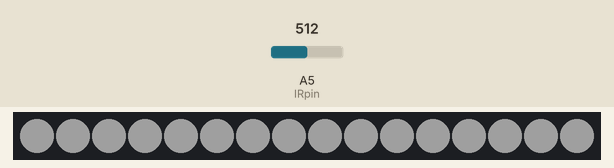
Recording of a sketch running on a simulated Arduino Mega 2560, built with avr-gcc and run on an emulated ATmega2560. Parts: 16 RGB LEDs in strip order, left to right. The inputs (shaded band) are chosen by the test bench; at power-on: A5 (IRpin) = 512. Dim RGB values are drawn brighter than linear; what the sketch prints to the serial monitor is not drawn.

Above: at 0.1 s.
At 1.14 s:
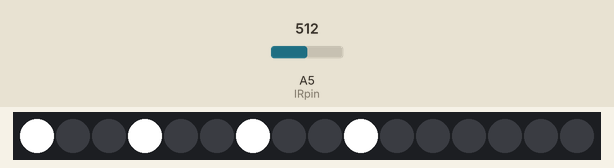

The sketch:

NoteObjectsMidiClassTLC5940Workingv2.ino
```cpp
#include "Tlc5940.h"
//channel (0-15), value (0-4095))
class Note{
  public:

    friend void validateTest();
    Note(char noteInput);
    Note(char noteInput, int MIDIvelocity);
    Note(char noteInput, int MIDIvelocity, int octave);
    Note(char noteInput, char sharpFlat, int MIDIvelocity, int octave);
    void validateInput();
    void augmentNote();
    void noteOff();
    void noteOn();
    void executeNoteState();
    void changeNoteOctave(int);
    //checks the array slots to see if ID is already taken, if not fill in a 1 to indicate slot is taken for the moment
    static int IDSlotAssignment[16];
    //array full of Note on array Ids
    static const int arrayOnIds[16];
    static const int arrayOffIds[16];

  private:
    int noteState;
    int setOctave;
    int savedOctave;
    int applyOctave;
    int augmentVal;
    char noteInput;
    char sharpFlat;
    int MIDIvelocity;
    int memberIDOn;
    int memberIDOff;
    int temporaryIDSlotIndex;
};


Note::Note(char noteInput):noteState(0),noteInput(noteInput),sharpFlat(0),MIDIvelocity(100){
  //no octave is applied
  applyOctave = 0;
  //sharp or flat is set to null value
  augmentVal = 0;
  validateInput();
}

Note::Note(char noteInput, int MIDIvelocity):noteState(0),noteInput(noteInput),sharpFlat(0),MIDIvelocity(MIDIvelocity){
  applyOctave = 0;
  augmentVal = 0;
  validateInput();
}

Note::Note(char noteInput, int MIDIvelocity, int octave):noteState(0),noteInput(noteInput),sharpFlat(sharpFlat),setOctave(octave), MIDIvelocity(MIDIvelocity){
  applyOctave = 0;
  augmentVal = 0;
  validateInput();
}

Note::Note(char noteInput, char sharpFlat,int MIDIvelocity, int octave):noteState(0),noteInput(noteInput),sharpFlat(sharpFlat),setOctave(octave),MIDIvelocity(MIDIvelocity){
  applyOctave = 0;
  augmentVal = 0;
  augmentNote();
  validateInput();
}


void Note::changeNoteOctave(int octave){
  noteInput = savedOctave+(octave*12);
}

int Note::IDSlotAssignment[16] = {0,0,0,0,0,0,0,0,0,0,0,0,0,0,0,0};

//note on IDs
const int Note::arrayOnIds[16] = {144,145,146,147,148,149,150,151,152,153,154,155,156,157,158,159};
//corresponding note off IDs
const int Note::arrayOffIds[16] =  {128,129,130,131,132,133,134,135,136,137,138,139,140,141,142,143};

//poly id
void Note::noteOn(){
  if(noteState >= 128 && noteState<= 143  || noteState == 0){
    for(int i = 0; i < 16; i++){
      if(IDSlotAssignment[i] == 0){
        temporaryIDSlotIndex = i; //set index member var
        memberIDOn = arrayOnIds[i];
        memberIDOff = arrayOffIds[i];
        IDSlotAssignment[i]  = 1;
        break;
      }

    }
    Serial.println(memberIDOn);
    noteState = memberIDOn;
    executeNoteState();

  }
}
void Note::noteOff(){
  //note off
  if(noteState >= 144 && noteState < 159)
    //get ready to execute note off by setting noteState to the off value
    noteState = memberIDOff;
    executeNoteState();
    noteState = 0;
    memberIDOn = 0;
    memberIDOff = 0;
    IDSlotAssignment[temporaryIDSlotIndex] = 0;
}

void Note::executeNoteState(){
  Serial3.write(noteState);//send note on or note off command
  Serial3.write(noteInput);//send pitch data
  Serial3.write(MIDIvelocity);//send velocity data
}
void Note::augmentNote(){
  if(sharpFlat == '#')
    augmentVal = 1;
  else if(sharpFlat == 'b')
    augmentVal = -1;
  //if setoctave param is 0 don't do anything with this block
  if(setOctave == 0);
  else
    applyOctave = setOctave*12;
}
//|| !(noteInput >= 'A' && noteInput <= 'G')


//make a friend function
void Note::validateInput(){
  //Serial.println((int)noteInput);
  if(!(noteInput >= 'a' && noteInput <= 'g'))
  {
    Serial.print("Not a valid Note \n");
  }
  else {
    // If you want to check the values that are output
    //remember they will be Mostly Caps because we are setting the midi notes with ascii not the other way around

      switch(noteInput){
       case 'a':
       case 'A':

         noteInput = 69+applyOctave + augmentVal;
         break;

       case 'b':
       case 'B':
         noteInput = 71+applyOctave+augmentVal;
         break;

        case 'c':
        case 'C':
          noteInput = 72+applyOctave+augmentVal;
         break;

       case 'd':
       case 'D':
         noteInput = 74+applyOctave+augmentVal;
         break;

        case 'e':
        case 'E':
          noteInput = 76+applyOctave+augmentVal;
          break;

       case 'f':
       case 'F':
         noteInput = 77+applyOctave+augmentVal;
         break;

        case 'g':
        case 'G':
          noteInput = 79+applyOctave+augmentVal;
          break;

       default:
         noteInput = 69+applyOctave+augmentVal;
         break;
      }
      savedOctave = noteInput;
  }
}


int IRpin = 5;
int delayRate = 60;
//Note note1('a', 40); note,velocity

//Note note1('a', 40, 2); note,velocity,octave

//.changeNoteOctave(2)
//Note(char noteInput, char sharpFlat,int MIDIvelocity, int octave) note, # or b , velocity, octave
  Note note1('a', 24);
  //Note note1point5('a','#', 40, 1);
  Note note2point5('b','b', 40, 0);
  Note note2('b', 80);

  Note note3('c', 23);
  Note note4('d', 18);
  Note note5('e', 30);
  Note note6('f', 14);
  Note note7('g', 20);

void setup() {
  Serial3.begin(31250);
  Serial.begin(9600);

  pinMode(IRpin, INPUT);

  Tlc.init(500);
  delay(1000);
  Tlc.clear();


}


float mappedInputValue(float y){
  //Serial.print("y in: ");
  //Serial.println(y);
  y = constrain(y , 1 , 2000 );
  //Serial.print("\n y after constrain: ");
  //Serial.println(y);

  y = map(y, 500,  1000, 4095 , 50);
   y = constrain(y , 100 , 4095 );
  //Serial.println(y);

  return y;
}


long timerSetTwo = 10000;// set timer to start at 10 seconds after program start
long timerTwoInterval = 10000; // set timer to start at 10 seconds
boolean executeAnimation = 0;

long timerAnimationTimer = 1000;
long timerAnimationInterval = 1000;
int count = 0;


int delayAmount = 40;
int dimAmount = 4095;

int cycle = 0;
boolean isOn = false;


void loop() {

  unsigned long currentMillis = millis();


  float volts = analogRead(IRpin)*0.0048828125;   // value from sensor * (5/1024) - if running 3.3.volts then change 5 to 3.3
  float distance = (65*pow(volts, -1.10));          // worked out from graph 65 = theretical distance / (1/Volts)S - luckylarry.co.uk
  float y = map(distance, 20, 90, 1, 4095);
  Serial.println(y);


  if(y > 400 )
  isOn = false;


if (y < 400 && isOn == false){
  if(cycle == 3)
    cycle = 0;

  int i;
  int tempI;


  if(cycle == 0)
    i = 0;

  else if(cycle == 1)
    i = 1;

  else if(cycle == 2)
    i = 2;

  tempI = i;

    for(i; i< 12; i+=3){
      float invertedVal = mappedInputValue(y);
      Tlc.set(i, invertedVal);


      Tlc.update();
      delay(delayAmount);
    }

    delay(delayAmount);

    for(i = tempI; i< 12; i+=3){
      Tlc.set(i, 0);
      Tlc.update();
       delay(delayAmount);
    }
 Tlc.clear();
 cycle++;
 isOn = true;
}


if(currentMillis - timerSetTwo > timerTwoInterval) {

    //Serial.print((int)currentMillis - timerSetTwo);
    // save the last time you blinked the LED
    timerSetTwo = currentMillis;

    executeAnimation = 1;
    //Serial.println("Execute Two");//first execution on animation part
    Serial.println(currentMillis);
    timerAnimationTimer = currentMillis;//set timer start
}

if(executeAnimation == 1){
  //Serial.println("Execute: ");
  if(currentMillis - timerAnimationTimer > timerAnimationInterval){
     note1.noteOn();
     note3.noteOn();
    Serial.print("Execute: ");
    Serial.println(count);
     timerAnimationTimer = currentMillis;
     count++;
  }
  if(count == 5){
    count = 0;
    executeAnimation = 0;
    note1.noteOff();

    note3.noteOff();
  }
}

}
```
